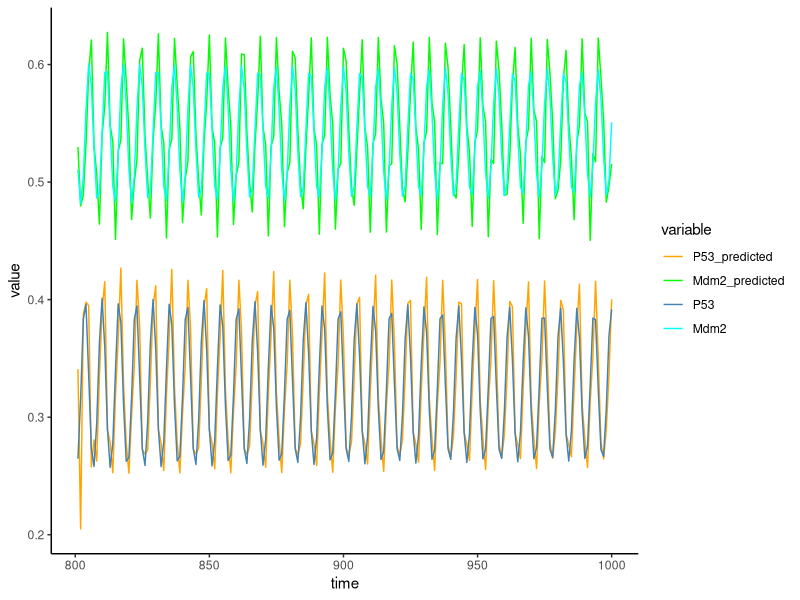

Recreate this plot in R.
setwd("D:/extended_ara/iiit-D")
x_df <- read.csv("plot-x.csv", header = TRUE,  sep = ",")
y_df <- read.csv("plot-y.csv", header = TRUE,  sep = ",")
library(sqldf)
x_pred <- sqldf("select time,value from x_df where variable = 'predict'")
y_pred <- sqldf("select time,value from y_df where variable = 'predict'")
x_pred$variable <- as.factor(c(rep("P53_predicted", 200)))
y_pred$variable <- as.factor(c(rep("Mdm2_predicted", 200)))
x <- sqldf("select time,value from x_df where variable = 'test'")
y <- sqldf("select time,value from y_df where variable = 'test'")
x$variable <- as.factor(c(rep("P53", 200)))
y$variable <- as.factor(c(rep("Mdm2", 200)))
df_plot <- rbind(x_pred,y_pred,x,y)

library(ggplot2)
ggplot(df_plot, aes(x = time, y = value ))+
  geom_line(aes(color = variable ), size = 0.5, linetype = "solid")+
  scale_color_manual(values = c("orange","green","steelblue","cyan"))+
  theme_classic()
